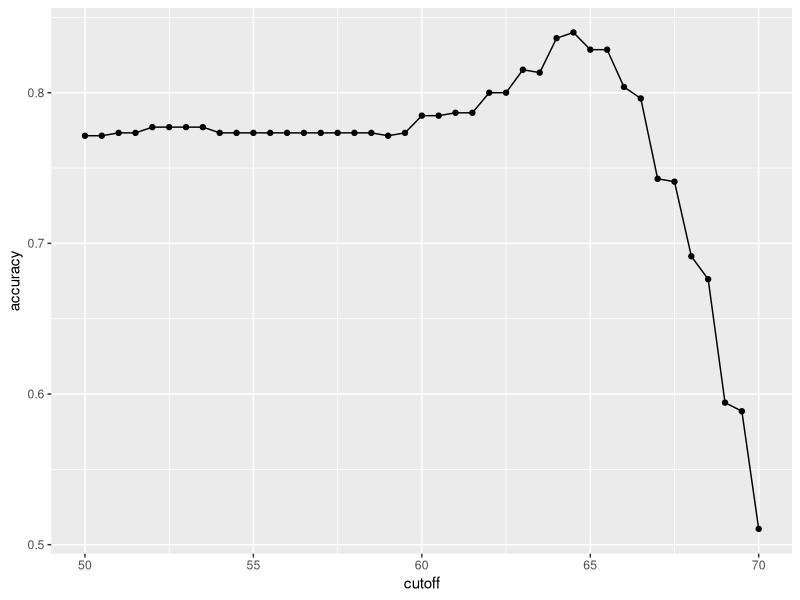

Write the R code that produced this figure.
###Non-ML algorithms to predict a category###

#Get all required R packages
library(tidyverse)
library(caret)

#Get the source data
library(dslabs)
data(heights)

#define the dependent (outcome) and indepdent variables (predictors)
y <- heights$sex
x <- heights$height

# split up data into training and test sets using caret's createDataPartition
set.seed(2, sample.kind = "Rounding") # only use seed setting for testing purposes!
test_index <- createDataPartition(y, times = 1, p = 0.5, list = FALSE) #generate indexes for randomly splitting data.
#https://topepo.github.io/caret/data-splitting.html
test_set <- heights[test_index, ] #put all rows in test_index in the test_set
train_set <- heights[-test_index, ] #put all rows apart from those in test_index in the train_set

# guess the outcome
y_hat <- sample(c("Male", "Female"), length(test_index), replace = TRUE) %>% factor(levels = levels(test_set$sex)) #create a random outcome

# compute accuracy of random guess
mean(y_hat == test_set$sex)

#find out more about the data, to use other guessing methods, such as cutoff points
heights %>% group_by(sex) %>% summarize(mean(height), sd(height)) #oh, so interesting, if height is more than 62, let's say it's a man
y_hat <- ifelse(x > 62, "Male", "Female") %>% factor(levels = levels(test_set$sex))

#how good is this accuracy of cut off point?
mean(y == y_hat)

# examine the accuracy of 10 cutoffs
cutoff <- seq(50, 70, 0.5) #create different cut-off points, with 0.5 as the steps
accuracy <- map_dbl(cutoff, function(x){
  y_hat <- ifelse(train_set$height > x, "Male", "Female") %>% 
    factor(levels = levels(test_set$sex))
  mean(y_hat == train_set$sex)
}) #take different cutoff points and do the same ifelse function as before


#visualize the accuracy levels of different cutoffs
data.frame(cutoff, accuracy) %>% 
  ggplot(aes(cutoff, accuracy)) + 
  geom_point() + 
  geom_line() 
max(accuracy)

#which cut-off has the max value in accuracy list?
best_cutoff <- cutoff[which.max(accuracy)]
best_cutoff

#use this best cutoff on our test set to see how it plays out in real life
y_hat <- ifelse(test_set$height > best_cutoff, "Male", "Female") %>% 
  factor(levels = levels(test_set$sex))
y_hat <- factor(y_hat)
mean(y_hat == test_set$sex)

# tabulate each combination of prediction and actual value to see why the accuracy is misleading!
table(predicted = y_hat, actual = test_set$sex)

#how accurate are we for the different categories?
test_set %>% 
  mutate(y_hat = y_hat) %>%
  group_by(sex) %>% 
  summarize(accuracy = mean(y_hat == sex))
prev <- mean(y == "Male")
prev #what is the prevalence of males in this dataset?

confusionMatrix(data = y_hat, reference = test_set$sex) #create confusion matris using caret
